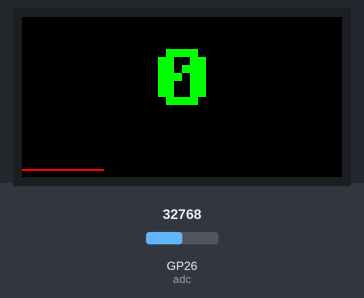
Recording of a program running on a simulated Raspberry Pi Pico running MicroPython. Shown: 160×80 colour display. Inputs (shaded band) come from the test bench; at power-on: GP26 (adc) = 32768 (analog values on the 0–65535 scale). Library files of the repository ran but are not shown: ST7735.py; what the program prints to the serial console is not drawn.

Above: at 1.99 s.
2.0 s: GP26 (adc) set to 45874
At 2.11 s:
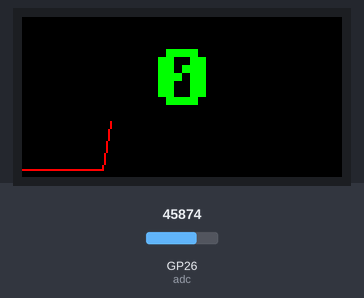
3.5 s: GP26 (adc) set to 32767
At 3.67 s:
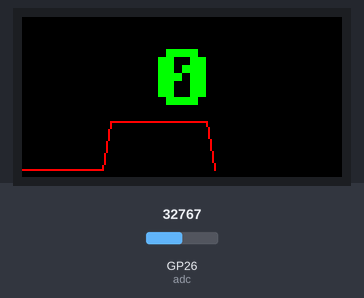
5.1 s: GP26 (adc) set to 57670
At 5.48 s:
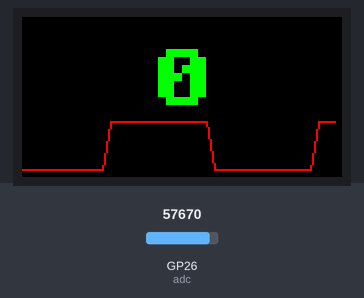

The program:

main.py
```python
from machine import Pin,SPI,PWM,Timer, Pin, ADC
from ST7735 import LCD_0inch96
import framebuf
import time

#color is BGR
RED = 0x00F8
GREEN = 0xE007
BLUE = 0x1F00
WHITE = 0xFFFF
BLACK = 0x0000

SAMPLE_RATE_HZ = 100
SAMPLE_PERIOD_MS = 1000 // SAMPLE_RATE_HZ
BUFFER_PERIOD_MS = 2000
BUFFER_SAMPLE_COUNT = BUFFER_PERIOD_MS // SAMPLE_PERIOD_MS

VARIANCE_WINDOW_SIZE = 5
VARIANCE_TRIGGER_THRESHOLD = 1

adc = ADC(Pin(26, mode=Pin.IN))

raw_buffer = [0] * BUFFER_SAMPLE_COUNT
bpm_buffer = [0.0] * VARIANCE_WINDOW_SIZE
time_buffer = [time.ticks_us()] * VARIANCE_WINDOW_SIZE

screen_scan_progress = 0

def adc_handler(_):
    global lcd, screen_scan_progress
    raw_buffer.append(adc.read_u16())

    min_pixel = 52
    max_pixel = 76
    min_adc = 35_000
    max_adc = 45_000

    previous_t = (raw_buffer[-1-12] - min_adc) / (max_adc - min_adc)
    previous_t = max(0.0, min(1.0, previous_t))
    previous_pixel_value = int(min_pixel + (1-previous_t) * (max_pixel - min_pixel))
    t = (raw_buffer[-1] - min_adc) / (max_adc - min_adc)
    t = max(0.0, min(1.0, t))
    pixel_value = int(min_pixel + (1-t) * (max_pixel - min_pixel))

    screen_scan_progress += 1
    if screen_scan_progress % 12 == 0:
        lcd.line((screen_scan_progress // 3) - 4, previous_pixel_value, screen_scan_progress // 3, pixel_value, RED)
        lcd.display()

    if screen_scan_progress >= 3 * 160:
        screen_scan_progress = 0
        lcd.rect(0, 48, 160, 32, BLACK, True)
        lcd.display()

    raw_buffer.pop(0)
    # print(adc.read_u16())


def pierrecorrelation(buffer: list[int]) -> list[float]:
    output = []

    for offset in range(0, len(buffer)):
        total_diff = 0
        for i in range(offset, len(buffer)):
            total_diff += abs(buffer[i] - buffer[i - offset])
            # total_diff += (buffer[i] - buffer[i - offset]) ** 2
        total_diff /= len(buffer) - offset
        output.append(total_diff)

    return output


def first_minimum_index(ys: list[float]) -> int:
    for i in range(1, len(ys) - 1):
        if ys[i - 1] > ys[i] and ys[i] < ys[i + 1]:
            if i >= 15 and all(ys[j] > ys[j + 1] for j in range(i - 20, i)):
                return i
    return -1


def offset_to_bpm(offset: int, sample_rate: float) -> float:
    if offset <= 0:
        return 0.0
    period = offset / sample_rate  # in seconds
    bpm = 60.0 / period
    return bpm


def push_bpm(bpm):
    bpm_buffer.append(bpm)
    bpm_buffer.pop(0)


def push_time(time):
    time_buffer.append(time)
    time_buffer.pop(0)


def full_deltatime() -> int:
    return time.ticks_diff(time_buffer[-1], time_buffer[0]) * 10e-6


def calculate_variance(buffer: list[float]) -> float:
    mean = sum(buffer) / len(buffer)
    variance = sum((x - mean) ** 2 for x in buffer) / len(buffer)
    variance /= full_deltatime()
    return variance


triggered = 0


def compute_handler(_):
    global triggered

    push_time(time.ticks_us())

    frozen_buffer = raw_buffer.copy()
    corr = pierrecorrelation(frozen_buffer)
    min_offest = first_minimum_index(corr)
    bpm = offset_to_bpm(min_offest, sample_rate=SAMPLE_RATE_HZ)

    push_bpm(bpm)
    var = calculate_variance(bpm_buffer)
    if var >= VARIANCE_TRIGGER_THRESHOLD and triggered == 0:
        print(f"Correction de {bpm_buffer[-1]} en {bpm_buffer[-2]}")
        bpm_buffer[-1] = bpm_buffer[-2]
        triggered = VARIANCE_WINDOW_SIZE
    else:
        triggered = max(0, triggered - 1)

    lcd.rect(0, 13, 160, 32, BLACK, True)
    if bpm_buffer[-1] < 10:
        lcd.large_text(str(int(bpm_buffer[-1])), 64, 16, 4, GREEN)
    elif bpm_buffer[-1] < 100:
        lcd.large_text(str(int(bpm_buffer[-1])), 48, 16, 4, GREEN)
    else:
        lcd.large_text(str(int(bpm_buffer[-1])), 32, 16, 4, GREEN)
    lcd.display()
    print(f"BPM: {bpm_buffer[-1]} ({var:.2f})")


if __name__ == "__main__":
    print("Starting BPM detection...")
    lcd = LCD_0inch96()   #Initializing the screen
    lcd.fill(BLACK)       #clearing any exsiting diplay
    adc_timer = Timer(
        mode=Timer.PERIODIC, period=SAMPLE_PERIOD_MS, callback=adc_handler
    )
    while True:
        compute_handler(lcd)
```
